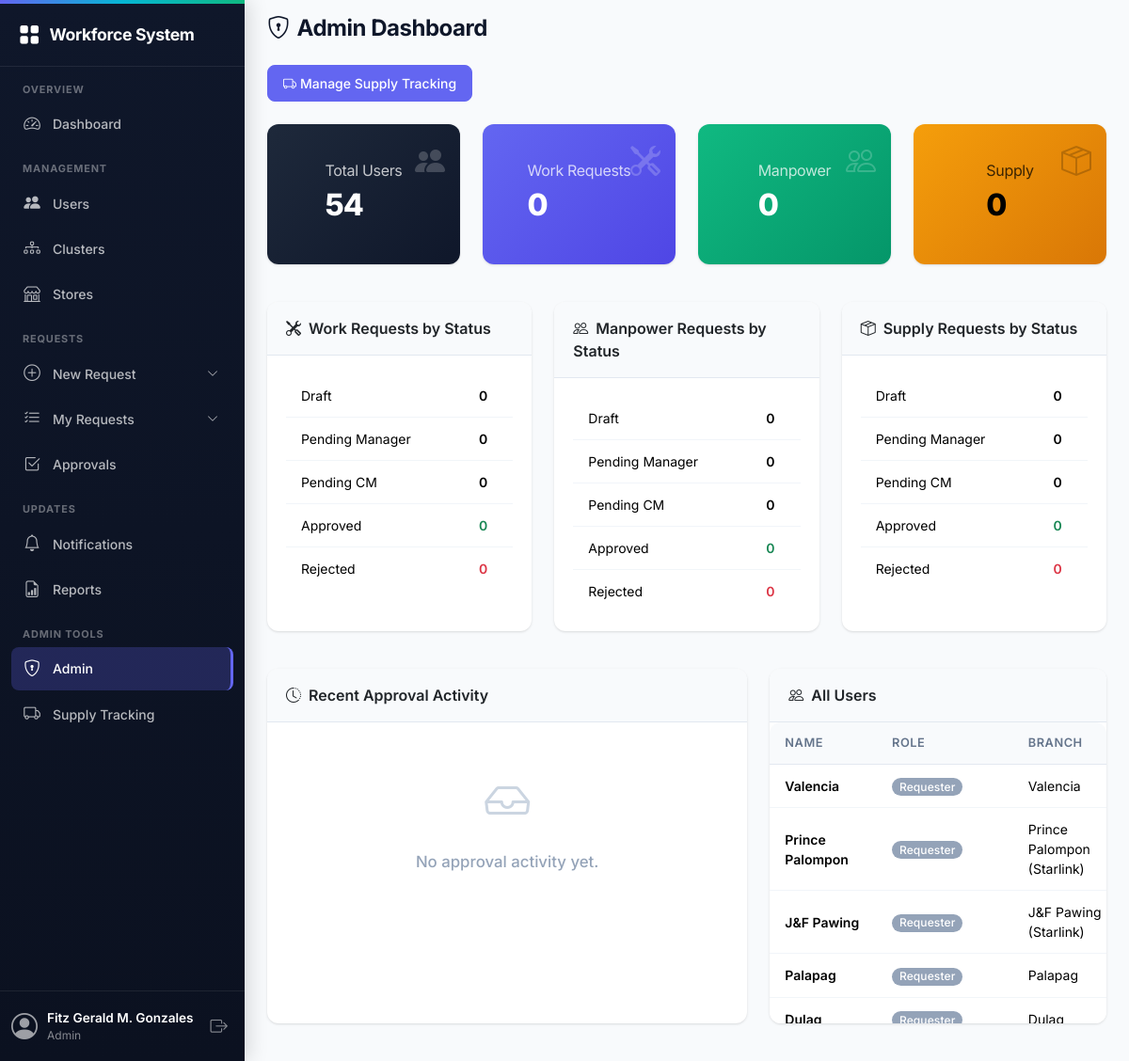
The page /admin/dashboard (signed in) on the database its author committed.
### models/user.py (models this page shows, shortened)
class User(UserMixin, db.Model):
    __tablename__ = 'users'
    id = db.Column(db.Integer, primary_key=True)
    full_name = db.Column(db.String(100), nullable=False)
    username = db.Column(db.String(80), unique=True, nullable=False)
    email = db.Column(db.String(120), unique=True, nullable=False)
    password_hash = db.Column(db.String(256), nullable=False)
    role = db.Column(db.String(20), nullable=False, default='requester')
    store_branch = db.Column(db.String(100), nullable=False)
    created_at = db.Column(db.DateTime, server_default=db.func.now())

### routes/admin.py (the view)
@admin.route('')
@admin.route('/dashboard')
@login_required
def dashboard():
    if not admin_required():
        return render_template('admin/restricted.html')
    total_users = User.query.count()
    total_work = WorkRequest.query.count()
    total_manpower = ManpowerRequest.query.count()
    total_supply = SupplyRequest.query.count()
    work_by_status = {
        'draft': WorkRequest.query.filter_by(status='draft').count(),
        'pending_manager': WorkRequest.query.filter_by(status='pending_manager').count(),
        'pending_cm': WorkRequest.query.filter_by(status='pending_cm').count(),
        'approved': WorkRequest.query.filter_by(status='approved').count(),
        'rejected': WorkRequest.query.filter_by(status='rejected').count(),
    }
    manpower_by_status = {
        'draft': ManpowerRequest.query.filter_by(status='draft').count(),
        'pending_manager': ManpowerRequest.query.filter_by(status='pending_manager').count(),
        'pending_cm': ManpowerRequest.query.filter_by(status='pending_cm').count(),
        'approved': ManpowerRequest.query.filter_by(status='approved').count(),
        'rejected': ManpowerRequest.query.filter_by(status='rejected').count(),
    }
    supply_by_status = {
        'draft': SupplyRequest.query.filter_by(status='draft').count(),
        'pending_manager': SupplyRequest.query.filter_by(status='pending_manager').count(),
        'pending_cm': SupplyRequest.query.filter_by(status='pending_cm').count(),
        'approved': SupplyRequest.query.filter_by(status='approved').count(),
        'rejected': SupplyRequest.query.filter_by(status='rejected').count(),
    }
    recent_approvals = ApprovalLog.query.order_by(ApprovalLog.created_at.desc()).limit(10).all()
    users = User.query.order_by(User.created_at.desc()).all()
    return render_template('admin/dashboard.html',
                           total_users=total_users,
                           total_work=total_work,
                           total_manpower=total_manpower,
                           total_supply=total_supply,
                           work_by_status=work_by_status,
                           manpower_by_status=manpower_by_status,
                           supply_by_status=supply_by_status,
                           recent_approvals=recent_approvals,
                           users=users)

### models/__init__.py (called while the page is built)
@login_manager.user_loader
def load_user(user_id):
    from models.user import User
    return User.query.get(int(user_id))

### routes/admin.py (called while the page is built)
def admin_required():
    return current_user.role == 'admin'

### templates/admin/dashboard.html (shortened to what this page needs)
{% extends "base.html" %}
{% block content %}
<div class="page-header">
    <h2><i class="bi bi-shield-lock me-2"></i>Admin Dashboard</h2>
</div>
<div class="mb-4">
    <a href="{{ url_for('admin.tracking') }}" class="btn btn-primary">
        <i class="bi bi-truck me-1"></i>Manage Supply Tracking
    </a>
</div>
<div class="row mb-4">
    <div class="col-md-3 mb-3">
        <div class="card text-bg-dark stat-card h-100">
            <div class="card-body">
                <i class="bi bi-people-fill stat-icon"></i>
                <h6 class="card-title fw-normal opacity-75">Total Users</h6>
                <p class="display-6">{{ total_users }}</p>
            </div>
        </div>
    </div>
    <div class="col-md-3 mb-3">
        <div class="card text-bg-primary stat-card h-100">
            <div class="card-body">
                <i class="bi bi-tools stat-icon"></i>
                <h6 class="card-title fw-normal opacity-75">Work Requests</h6>
                <p class="display-6">{{ total_work }}</p>
            </div>
        </div>
    </div>
    <div class="col-md-3 mb-3">
        <div class="card text-bg-success stat-card h-100">
            <div class="card-body">
                <i class="bi bi-people stat-icon"></i>
                <h6 class="card-title fw-normal opacity-75">Manpower</h6>
                <p class="display-6">{{ total_manpower }}</p>
            </div>
        </div>
    </div>
    <div class="col-md-3 mb-3">
        <div class="card text-bg-warning stat-card h-100">
            <div class="card-body">
                <i class="bi bi-box-seam stat-icon"></i>
                <h6 class="card-title fw-normal opacity-75">Supply</h6>
                <p class="display-6">{{ total_supply }}</p>
            </div>
        </div>
    </div>
</div>
<div class="row mb-4">
    <div class="col-md-4 mb-3">
        <div class="card h-100">
            <div class="card-header"><i class="bi bi-tools me-2"></i>Work Requests by Status</div>
            <div class="card-body">
                <table class="table table-sm">
                    <tr><td>Draft</td><td class="fw-semibold">{{ work_by_status['draft'] }}</td></tr>
                    <tr><td>Pending Manager</td><td class="fw-semibold">{{ work_by_status['pending_manager'] }}</td></tr>
                    <tr><td>Pending CM</td><td class="fw-semibold">{{ work_by_status['pending_cm'] }}</td></tr>
                    <tr><td>Approved</td><td class="fw-semibold text-success">{{ work_by_status['approved'] }}</td></tr>
                    <tr><td>Rejected</td><td class="fw-semibold text-danger">{{ work_by_status['rejected'] }}</td></tr>
                </table>
            </div>
        </div>
    </div>
    <div class="col-md-4 mb-3">
        <div class="card h-100">
            <div class="card-header"><i class="bi bi-people me-2"></i>Manpower Requests by Status</div>
            <div class="card-body">
                <table class="table table-sm">
                    <tr><td>Draft</td><td class="fw-semibold">{{ manpower_by_status['draft'] }}</td></tr>
                    <tr><td>Pending Manager</td><td class="fw-semibold">{{ manpower_by_status['pending_manager'] }}</td></tr>
                    <tr><td>Pending CM</td><td class="fw-semibold">{{ manpower_by_status['pending_cm'] }}</td></tr>
                    <tr><td>Approved</td><td class="fw-semibold text-success">{{ manpower_by_status['approved'] }}</td></tr>
                    <tr><td>Rejected</td><td class="fw-semibold text-danger">{{ manpower_by_status['rejected'] }}</td></tr>
                </table>
            </div>
        </div>
    </div>
    <div class="col-md-4 mb-3">
        <div class="card h-100">
            <div class="card-header"><i class="bi bi-box-seam me-2"></i>Supply Requests by Status</div>
            <div class="card-body">
                <table class="table table-sm">
                    <tr><td>Draft</td><td class="fw-semibold">{{ supply_by_status['draft'] }}</td></tr>
                    <tr><td>Pending Manager</td><td class="fw-semibold">{{ supply_by_status['pending_manager'] }}</td></tr>
                    <tr><td>Pending CM</td><td class="fw-semibold">{{ supply_by_status['pending_cm'] }}</td></tr>
                    <tr><td>Approved</td><td class="fw-semibold text-success">{{ supply_by_status['approved'] }}</td></tr>
                    <tr><td>Rejected</td><td class="fw-semibold text-danger">{{ supply_by_status['rejected'] }}</td></tr>
                </table>
            </div>
        </div>
    </div>
</div>
<div class="row">
    <div class="col-md-7 mb-4">
        <div class="card h-100">
            <div class="card-header"><i class="bi bi-clock-history me-2"></i>Recent Approval Activity</div>
            <div class="card-body p-0">
                {% if recent_approvals %}
                <div class="table-responsive">
                    <table class="table table-hover mb-0">
                        <thead>
                            <tr>
                                <th>Action</th>
                                <th>Request</th>
                                <th>Approver</th>
                                <th>Date</th>
                            </tr>
                        </thead>
                        <tbody>
                            {% for log in recent_approvals %}
                            <tr>
                                <td>
                                    {% if log.action == 'approved' %}
                                        <span class="badge bg-success"><i class="bi bi-check-lg"></i> Approved</span>
                                    {% else %}
                                        <span class="badge bg-danger"><i class="bi bi-x-lg"></i> Rejected</span>
                                    {% endif %}
                                </td>
                                <td>{{ log.request_type.title() }} #{{ log.request_id }}</td>
                                <td>{{ log.approver.full_name }}</td>
                                <td class="text-muted small">{{ log.created_at.strftime('%b %d, %I:%M %p') if log.created_at }}</td>
                            </tr>
                            {% endfor %}
                        </tbody>
                    </table>
                </div>
                {% else %}
                <div class="empty-state">
                    <div class="empty-state-icon"><i class="bi bi-inbox"></i></div>
                    <p>No approval activity yet.</p>
                </div>
                {% endif %}
            </div>
        </div>
    </div>
    <div class="col-md-5 mb-4">
        <div class="card h-100">
            <div class="card-header"><i class="bi bi-people me-2"></i>All Users</div>
            <div class="card-body p-0">
                <div class="table-responsive" style="max-height: 320px;">
                    <table class="table table-hover mb-0">
                        <thead>
                            <tr>
                                <th>Name</th>
                                <th>Role</th>
                                <th>Branch</th>
                            </tr>
                        </thead>
                        <tbody>
                            {% for u in users %}
                            <tr>
                                <td class="fw-semibold">{{ u.full_name }}</td>
                                <td><span class="badge bg-{{ 'danger' if u.role == 'admin' else 'primary' if u.role == 'manager' else 'info' if u.role == 'cluster_manager' else 'secondary' }}">{{ u.role | replace('_', ' ') | title }}</span></td>
                                <td>{{ u.store_branch }}</td>
                            </tr>
                            {% endfor %}
                        </tbody>
                    </table>
                </div>
            </div>
        </div>
    </div>
</div>
{% endblock %}

### templates/base.html (shortened to what this page needs)
<!DOCTYPE html>
<html lang="en">
<head>
    <link href="https://cdn.jsdelivr.net/npm/bootstrap@5.3.2/dist/css/bootstrap.min.css" rel="stylesheet">
    <link href="https://cdn.jsdelivr.net/npm/bootstrap-icons@1.11.3/font/bootstrap-icons.css" rel="stylesheet">
    <link rel="stylesheet" href="{{ url_for('static', filename='css/style.css') }}">
</head>
<body class="{% if not current_user.is_authenticated %}auth-layout{% endif %}">
    <aside class="sidebar" id="sidebar">
        <div class="sidebar-brand">
            <a href="{{ url_for('dashboard.index') }}">
                <i class="bi bi-grid-fill"></i>
                <span>Workforce System</span>
            </a>
        </div>
        {% if current_user.is_authenticated %}
        <nav class="sidebar-nav">
            <div class="sidebar-section-label">Overview</div>
            <a class="nav-link" href="{{ url_for('dashboard.index') }}">
                <i class="bi bi-speedometer2"></i> Dashboard
            </a>
            {% if current_user.role == 'admin' %}
            <div class="sidebar-section-label">Management</div>
            <a class="nav-link" href="{{ url_for('admin.users') }}">
                <i class="bi bi-people-fill"></i> Users
            </a>
            <a class="nav-link" href="{{ url_for('admin.clusters') }}">
                <i class="bi bi-diagram-3"></i> Clusters
            </a>
            <a class="nav-link" href="{{ url_for('admin.stores') }}">
                <i class="bi bi-shop"></i> Stores
            </a>
            {% endif %}
            <div class="sidebar-section-label">Requests</div>
            <div class="nav-group">
                <a class="nav-link nav-toggle collapsed" data-bs-toggle="collapse" href="#newRequestMenu" role="button" aria-expanded="false">
                    <i class="bi bi-plus-circle"></i> New Request
                    <i class="bi bi-chevron-down nav-arrow"></i>
                </a>
            </div>
            <div class="nav-group">
                <a class="nav-link nav-toggle collapsed" data-bs-toggle="collapse" href="#myRequestsMenu" role="button" aria-expanded="false">
                    <i class="bi bi-list-check"></i> My Requests
                    <i class="bi bi-chevron-down nav-arrow"></i>
                </a>
            </div>
            {% if can_see_approvals %}
            <a class="nav-link" href="{{ url_for('approval.pending') }}">
                <i class="bi bi-check2-square"></i> Approvals
            </a>
            {% endif %}
            <div class="sidebar-section-label">Updates</div>
            <a class="nav-link" href="{{ url_for('notifications.index') }}">
                <i class="bi bi-bell"></i> Notifications
            </a>
            <a class="nav-link" href="{{ url_for('reports.index') }}">
                <i class="bi bi-file-earmark-bar-graph"></i> Reports
            </a>
            {% if current_user.role == 'admin' %}
            <div class="sidebar-section-label">Admin Tools</div>
            <a class="nav-link" href="{{ url_for('admin.dashboard') }}">
                <i class="bi bi-shield-lock"></i> Admin
            </a>
            <a class="nav-link" href="{{ url_for('admin.tracking') }}">
                <i class="bi bi-truck"></i> Supply Tracking
            </a>
            {% endif %}
        </nav>
        <div class="sidebar-footer">
            <div class="user-info">
                <i class="bi bi-person-circle user-avatar"></i>
                <div class="user-text">
                    <div class="user-name">{{ current_user.full_name }}</div>
                    <div class="user-role">{{ current_user.role | replace('_', ' ') | title }}</div>
                </div>
            </div>
            <a href="{{ url_for('auth.logout') }}" class="btn-logout" title="Logout">
                <i class="bi bi-box-arrow-right"></i>
            </a>
        </div>
        {% endif %}
    </aside>
    <div class="main-content" id="mainContent">
        <div class="container-fluid px-4 py-3">
            {% block content %}{% endblock %}
        </div>
    </div>
</body>
</html>

### rows shown on the page
User: full_name "Fitz Gerald M. Gonzales", role "Admin"
User: full_name "Valencia", role "Requester", store_branch "Valencia"
User: full_name "Prince Palompon", role "Requester", store_branch "Prince Palompon (Starlink)"
User: full_name "J&F Pawing", role "Requester", store_branch "J&F Pawing (Starlink)"
User: full_name "Palapag", role "Requester", store_branch "Palapag"
User: full_name "Dulag", role "Requester", store_branch "Dulag"

### other values the page prints
{{ total_users }} "54"
{{ total_work }} "0"
{{ total_manpower }} "0"
{{ total_supply }} "0"
{{ work_by_status['draft'] }} "0"
{{ work_by_status['pending_manager'] }} "0"
{{ work_by_status['pending_cm'] }} "0"
{{ work_by_status['approved'] }} "0"
{{ work_by_status['rejected'] }} "0"
{{ manpower_by_status['draft'] }} "0"
{{ manpower_by_status['pending_manager'] }} "0"
{{ manpower_by_status['pending_cm'] }} "0"
{{ manpower_by_status['approved'] }} "0"
{{ manpower_by_status['rejected'] }} "0"
{{ supply_by_status['draft'] }} "0"
